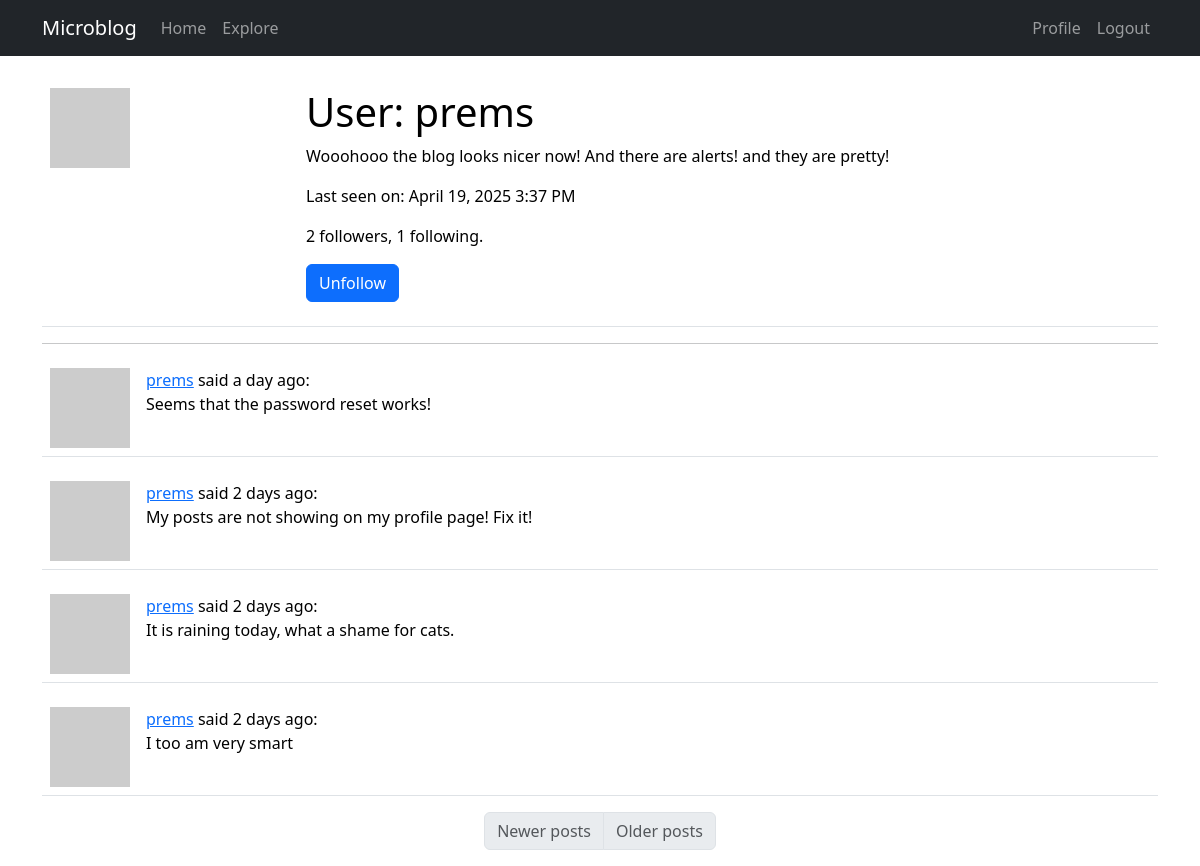
Page /user/prems (signed in) on the committed database.
### app/models.py (models this page shows, shortened)
class User(UserMixin, db.Model):
    id: so.Mapped[int] = so.mapped_column(primary_key=True)
    username: so.Mapped[str] = so.mapped_column(sa.String(64), index=True, unique=True)
    email: so.Mapped[str] = so.mapped_column(sa.String(120), index=True, unique=True)
    password_hash: so.Mapped[Optional[str]] = so.mapped_column(sa.String(256))
    posts: so.WriteOnlyMapped["Post"] = so.relationship(back_populates="author")
    about_me: so.Mapped[Optional[str]] = so.mapped_column(sa.String(140))
    last_seen: so.Mapped[Optional[datetime]] = so.mapped_column(
        default=lambda: datetime.now(timezone.utc)
    )
    following: so.WriteOnlyMapped["User"] = so.relationship(
        secondary=followers,
        primaryjoin=(followers.c.follower_id == id),
        secondaryjoin=(followers.c.followed_id == id),
        back_populates="followers",
    )
    followers: so.WriteOnlyMapped["User"] = so.relationship(
        secondary=followers,
        primaryjoin=(followers.c.followed_id == id),
        secondaryjoin=(followers.c.follower_id == id),
        back_populates="following",
    )
    def avatar(self, size):
        digest = md5(self.email.lower().encode("utf-8")).hexdigest()
        return f"https://www.gravatar.com/avatar/{digest}?d=identicon&s={size}"
    def is_following(self, user):
        query = self.following.select().where(
            User.id == user.id
        )  # ? works with self.id ?
        return db.session.scalar(query) is not None
    def followers_count(self):
        query = sa.select(sa.func.count()).select_from(
            self.followers.select().subquery()
        )
        return db.session.scalar(query)
    def following_count(self):
        query = sa.select(sa.func.count()).select_from(
            self.following.select().subquery()
        )
        return db.session.scalar(query)

class Post(db.Model):
    id: so.Mapped[int] = so.mapped_column(primary_key=True)
    body: so.Mapped[str] = so.mapped_column(sa.String(140))
    timestamp: so.Mapped[datetime] = so.mapped_column(
        index=True, default=lambda: datetime.now(timezone.utc)
    )
    user_id: so.Mapped[int] = so.mapped_column(sa.ForeignKey(User.id), index=True)
    author: so.Mapped[User] = so.relationship(back_populates="posts")

### app/routes.py (the view)
@app.route("/user/<username>")
@login_required
def user(username):
    user = db.first_or_404(sa.select(User).where(User.username == username))
    page = request.args.get(key="page", default=1, type=int)
    query = user.posts.select().order_by(Post.timestamp.desc())
    posts = db.paginate(
        query, page=page, per_page=app.config["POSTS_PER_PAGE"], error_out=False
    )
    prev_url = (
        url_for("user", username=username, page=posts.prev_num)
        if posts.has_prev
        else None
    )
    next_url = (
        url_for("user", username=username, page=posts.next_num)
        if posts.has_next
        else None
    )
    form = EmptyForm()
    return render_template(
        "user.html",
        title=_("Profile"),
        user=user,
        posts=posts,
        form=form,
        prev_url=prev_url,
        next_url=next_url,
    )

### app/forms.py
class EmptyForm(FlaskForm):
    submit = SubmitField(_l("Submit"))

### app/__init__.py (called while the page is built)
def get_locale():
    return "fr"

### app/models.py (called while the page is built)
@login.user_loader
def load_user(id):
    return db.session.get(User, int(id))

### app/routes.py (called while the page is built)
@app.before_request
def before_request():
    if current_user.is_authenticated:
        current_user.last_seen = datetime.now(timezone.utc)
        db.session.commit()

### app/templates/user.html (shortened to what this page needs)
{% extends 'base.html' %}
{% import "bootstrap_wtf.html" as wtf %}
{% block content %}
<table class="table table-hover">
  <tr valign="top">
    <td width="256px"><img src="{{ user.avatar(256) }}"></td>
    <td>
      <h1>{{_("User")}}: {{ user.username }}</h1>
      {% if user.about_me %}
      <p>{{ user.about_me }}</p>
      {% endif %}
      {% if user.last_seen %}
      <p>{{_("Last seen on")}}: {{ moment(user.last_seen).format("LLL") }}</p>
      {% endif %}
      <p>{{ user.followers_count() }} {{_("followers")}}, {{ user.following_count() }} {{_("following")}}.</p>
      {% if user==current_user %}
      <p><a href="{{ url_for('edit_profile') }}">{{_("Edit your profile")}}</a></p>
      {% else %}
      <p>
      <form action="{{ url_for('unfollow', username=user.username) }}" method="post">
        {{ form.submit(value=_("Unfollow"), class="btn btn-primary") }}
      </form>
      </p>
      {% endif %}
    </td>
  </tr>
</table>
<hr>
{% for post in posts %}
{% include '_post.html' %}
{% endfor %}
<nav aria-label="Post navigation">
  <ul class="pagination justify-content-center">
    <li class="page-item {% if not prev_url %} disabled{% endif %}">
      <a class="page-link" href="{{ prev_url }}">{{_("Newer posts")}}</a>
    </li>
    <li class=" page-item {% if not next_url %} disabled{% endif %}">
        <a class="page-link" href="{{ next_url }}">{{_("Older posts")}}</a>
    </li>
  </ul>
</nav>
{% endblock %}

### app/templates/_post.html
<table class="table table-hover">
    <tr valign="top">
        <td width="70px">
            <a href="{{ url_for('user', username=post.author.username) }}">
                <img src="{{ post.author.avatar(36) }}"></a>
        </td>
        <td>
            <a href="{{ url_for('user', username=post.author.username) }}">
                {{ post.author.username }}</a>
            {{_("said")}} {{ moment(post.timestamp).fromNow() }}:
            <br>
            {{ post.body }}
        </td>
    </tr>
</table>

### rows in the picture
User: username "prems", about_me "Wooohooo the blog looks nicer now! And there are alerts! and they are pretty!", last_seen "April 19, 2025 3:37 PM"
Post: author.username "prems", timestamp "a day ago", body "Seems that the password reset works!"
Post: author.username "prems", timestamp "2 days ago", body "My posts are not showing on my profile page! Fix it!"
Post: author.username "prems", timestamp "2 days ago", body "It is raining today, what a shame for cats."
Post: author.username "prems", timestamp "2 days ago", body "I too am very smart"

### other values in the picture
{{ user.followers_count() }} "2"
{{ user.following_count() }} "1"
